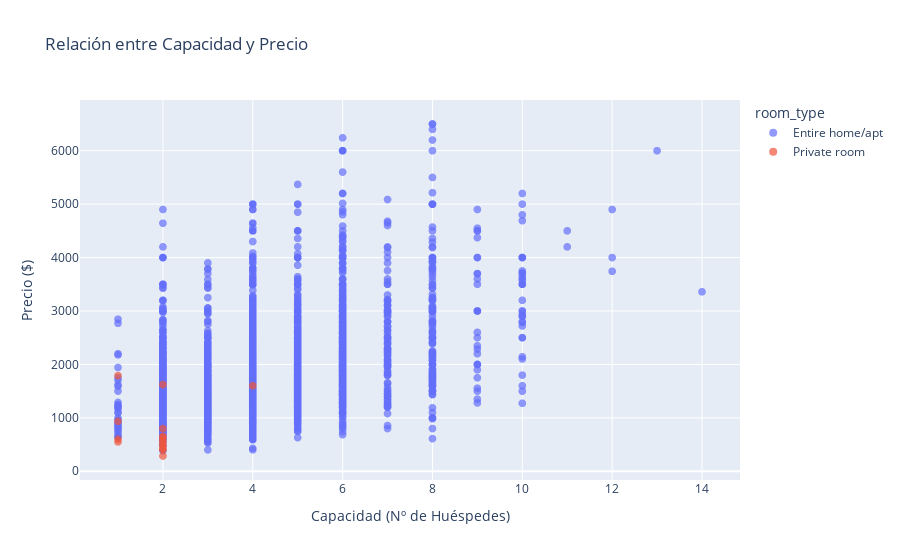

Notebook code cell kept with this figure:
### Code cell
fig = px.scatter(df, x='accommodates', y='price', 
                 color='room_type', 
                 title='Relación entre Capacidad y Precio', 
                 labels={'accommodates': 'Capacidad (Nº de Huéspedes)', 'price': 'Precio ($)'},
                 hover_data=['name'])

fig.update_traces(marker=dict(size=8, opacity=0.7))
fig.show()

### Figure 1 — Plotly figure (JSON) as saved in the notebook; plotly's stock layout.template omitted (floating-point values rounded to 4 significant figures; data arrays with more than 128 entries replaced by an {"elided": "..."} marker saying what was removed)
{"data": [{"customdata": {"elided": "6037x1 str values"}, "hovertemplate": "room_type=Entire home/apt<br>Capacidad (Nº de Huéspedes)=%{x}<br>Precio ($)=%{y}<br>name=%{customdata[0]}<extra></extra>", "legendgroup": "Entire home/apt", "marker": {"color": "#636efa", "opacity": 0.7, "size": 8, "symbol": "circle"}, "mode": "markers", "name": "Entire home/apt", "showlegend": true, "type": "scattergl", "x": {"elided": "6037 int values"}, "xaxis": "x", "y": {"elided": "6037 float values"}, "yaxis": "y"}, {"customdata": [["Fremragende fasiliteter"], ["Sjarmerende rom med kort vei til Oslo sentrum"], ["Lovely apartment. Max 4 people (two double beds)"], ["Casa de Anne"], ["1 rom  med 2 seng"], ["Rom I felles aerial til lei"], ["Ulvenkrysset (Karl Staaffs vei)"], ["Quiet, central and close to the forrest"], ["Koselig leilighet på Høybråten i enebolig."], ["Romslig leil. 30 min til Oslo"], ["One bedroom near nature!"], ["Rom i leilighet for kvinne"], ["Praktisk og koselig rom"], ["Charming 2-Bed Apartment"], ["Nice, cozy room in Stovner"], ["Koselig rom på Ammerud"]], "hovertemplate": "room_type=Private room<br>Capacidad (Nº de Huéspedes)=%{x}<br>Precio ($)=%{y}<br>name=%{customdata[0]}<extra></extra>", "legendgroup": "Private room", "marker": {"color": "#EF553B", "opacity": 0.7, "size": 8, "symbol": "circle"}, "mode": "markers", "name": "Private room", "showlegend": true, "type": "scattergl", "x": [1, 2, 4, 2, 2, 1, 2, 2, 2, 2, 1, 1, 2, 2, 2, 2], "xaxis": "x", "y": [600, 589, 1600, 640, 550, 550, 1623.0, 464, 800, 286, 1791, 936, 500, 420, 400, 650], "yaxis": "y"}], "layout": {"legend": {"title": {"text": "room_type"}, "tracegroupgap": 0}, "title": {"text": "Relación entre Capacidad y Precio"}, "xaxis": {"anchor": "y", "domain": [0, 1], "title": {"text": "Capacidad (Nº de Huéspedes)"}}, "yaxis": {"anchor": "x", "domain": [0, 1], "title": {"text": "Precio ($)"}}}}
